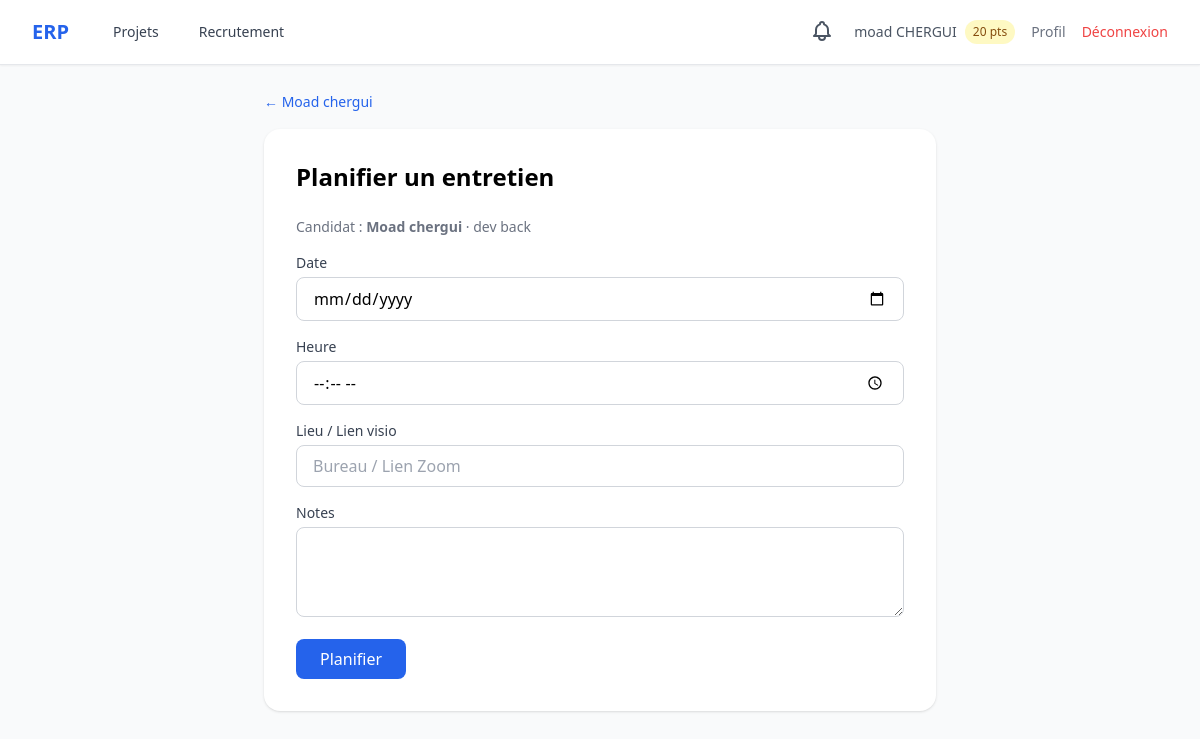
/hiring/application/2/interview/ (signed in), run on the app's committed database.
### accounts/models.py (models this page shows, shortened)
class User(AbstractUser):
    class Role(models.TextChoices):
        ADMIN = 'admin', 'Administrateur'
        HR_MANAGER = 'hr_manager', 'Responsable RH'
        PROJECT_MANAGER = 'project_manager', 'Chef de Projet'
        TEAM_MEMBER = 'team_member', "Membre d'Équipe"
    role = models.CharField(max_length=20, choices=Role.choices, default=Role.TEAM_MEMBER)
    skills = models.TextField(blank=True, help_text="Compétences séparées par des virgules")
    avatar = models.ImageField(upload_to='avatars/', blank=True, null=True)
    reward_points = models.IntegerField(default=0)
    department = models.ForeignKey(
        Department, on_delete=models.SET_NULL, null=True, blank=True,
        related_name='members', verbose_name="Département"
    )
    @property
    def is_hr(self):
        return self.role == self.Role.HR_MANAGER

### hiring/models.py (models this page shows, shortened)
class Application(models.Model):
    class Status(models.TextChoices):
        PENDING = 'pending', 'En attente'
        REVIEWED = 'reviewed', 'Examinée'
        INTERVIEW = 'interview', 'Entretien planifié'
        ACCEPTED = 'accepted', 'Acceptée'
        REJECTED = 'rejected', 'Rejetée'
    job = models.ForeignKey(JobPosting, on_delete=models.CASCADE, related_name='applications')
    first_name = models.CharField(max_length=100, verbose_name="Prénom")
    last_name = models.CharField(max_length=100, verbose_name="Nom")
    email = models.EmailField(verbose_name="Email")
    phone = models.CharField(max_length=20, blank=True, verbose_name="Téléphone")
    cover_letter = models.TextField(blank=True, verbose_name="Lettre de motivation")
    resume = models.FileField(upload_to='resumes/%Y/%m/', verbose_name="CV")
    resume_text = models.TextField(blank=True, verbose_name="Texte extrait du CV")
    ai_score = models.FloatField(null=True, blank=True, verbose_name="Score IA")
    ai_analysis = models.TextField(blank=True, verbose_name="Analyse IA")
    status = models.CharField(max_length=20, choices=Status.choices, default=Status.PENDING)
    created_at = models.DateTimeField(auto_now_add=True)
    class Meta:
        ordering = ['-ai_score', '-created_at']
        verbose_name = "Candidature"
    @property
    def candidate_name(self):
        return f"{self.first_name} {self.last_name}"

class JobPosting(models.Model):
    class Status(models.TextChoices):
        DRAFT = 'draft', 'Brouillon'
        PUBLISHED = 'published', 'Publiée'
        PAUSED = 'paused', 'En pause'
        CLOSED = 'closed', 'Clôturée'
    class ContractType(models.TextChoices):
        CDI = 'cdi', 'CDI'
        CDD = 'cdd', 'CDD'
        STAGE = 'stage', 'Stage'
        FREELANCE = 'freelance', 'Freelance'
    title = models.CharField(max_length=200, verbose_name="Titre du poste")
    description = models.TextField(verbose_name="Description")
    required_skills = models.TextField(verbose_name="Compétences requises",
                                       help_text="Séparées par des virgules")
    contract_type = models.CharField(max_length=20, choices=ContractType.choices,
                                      default=ContractType.CDI)
    location = models.CharField(max_length=200, blank=True, verbose_name="Lieu")
    status = models.CharField(max_length=20, choices=Status.choices, default=Status.DRAFT)
    deadline = models.DateField(verbose_name="Date limite")
    created_by = models.ForeignKey(settings.AUTH_USER_MODEL, on_delete=models.CASCADE,
                                    related_name='job_postings')
    created_at = models.DateTimeField(auto_now_add=True)
    updated_at = models.DateTimeField(auto_now=True)
    class Meta:
        ordering = ['-created_at']
        verbose_name = "Offre d'emploi"
        verbose_name_plural = "Offres d'emploi"

### hiring/views.py (the view, shortened to what this page needs)
# urls.py: path('application/<int:application_pk>/interview/', views.schedule_interview, name='schedule_interview'),
@login_required
@role_required('admin', 'hr_manager')
def schedule_interview(request, application_pk):
    application = get_object_or_404(Application, pk=application_pk)
    form = InterviewForm(request.POST or None)
    return render(request, 'hiring/interview_form.html', {
        'form': form, 'application': application
    })

### hiring/forms.py
class InterviewForm(forms.ModelForm):
    class Meta:
        model = Interview
        fields = ['date', 'time', 'location', 'notes']
        widgets = {
            'date': forms.DateInput(attrs={'class': tw, 'type': 'date'}),
            'time': forms.TimeInput(attrs={'class': tw, 'type': 'time'}),
            'location': forms.TextInput(attrs={'class': tw, 'placeholder': 'Bureau / Lien Zoom'}),
            'notes': forms.Textarea(attrs={'class': tw, 'rows': 3}),
        }

### notifications/context_processors.py (called while the page is built)
def unread_notifications_count(request):
    if request.user.is_authenticated:
        count = request.user.notifications.filter(is_read=False).count()
    else:
        count = 0
    return {'unread_notifications_count': count}

### templates/hiring/interview_form.html (shortened to what this page needs)
{% extends 'base.html' %}  {% block content %}
<div class="max-w-2xl mx-auto">
  <div class="mb-4">
    <a
      href="{% url 'hiring:application_detail' application.pk %}"
      class="text-blue-600 text-sm hover:underline"
      >← {{ application.candidate_name }}</a
    >
  </div>
  <div class="bg-white rounded-2xl shadow p-8">
    <h1 class="text-2xl font-bold mb-6">Planifier un entretien</h1>
    <p class="text-gray-500 text-sm mb-4">
      Candidat : <strong>{{ application.candidate_name }}</strong> · {{application.job.title }}
    </p>
    <form method="post">
      {% csrf_token %} {% for field in form %}
      <div class="mb-4">
        <label class="block text-sm font-medium text-gray-700 mb-1"
          >{{ field.label }}</label
        >
        {{ field }}
      </div>
      {% endfor %}
      <button
        type="submit"
        class="bg-blue-600 text-white px-6 py-2 rounded-lg hover:bg-blue-700 font-medium"
      >
        Planifier
      </button>
    </form>
  </div>
</div>
{% endblock %}

### templates/base.html (shortened to what this page needs)
<!doctype html>
<html lang="fr" class="h-full bg-gray-50">
  <head>
    <script src="https://cdn.tailwindcss.com"></script>
  </head>
  <body class="h-full" hx-headers='{"X-CSRFToken": "{{ csrf_token }}"}'>
    <div class="min-h-full">
      <nav class="bg-white shadow-sm border-b">
        <div class="mx-auto max-w-7xl px-4 sm:px-6 lg:px-8">
          <div class="flex h-16 items-center justify-between">
            <div class="flex items-center space-x-8">
              <a
                href="{% url 'projects:dashboard' %}"
                class="text-xl font-bold text-blue-600"
                >ERP</a
              >
              {% if user.is_authenticated %}
              <div class="flex space-x-4">
                <a
                  href="{% url 'projects:dashboard' %}"
                  class="text-gray-700 hover:text-blue-600 px-3 py-2 text-sm font-medium"
                  >Projets</a
                >
                {% if user.is_hr or user.is_superuser or user.role == 'admin' %}
                <a
                  href="{% url 'hiring:job_list' %}"
                  class="text-gray-700 hover:text-blue-600 px-3 py-2 text-sm font-medium"
                  >Recrutement</a
                >
                {% endif %}
              </div>
              {% endif %}
            </div>
            <div class="flex items-center space-x-4">
              {% if user.is_authenticated %}
              <div class="relative" id="notif-wrapper">
                <button
                  id="notif-btn"
                  onclick="toggleNotif(event)"
                  hx-get="{% url 'notifications:dropdown' %}"
                  hx-target="#notif-dropdown-panel"
                  hx-swap="innerHTML"
                  hx-trigger="click"
                  class="relative text-gray-600 hover:text-blue-600 p-1"
                >
                </button>
              </div>
              <div class="flex items-center space-x-2">
                <span class="text-sm text-gray-600"
                  >{{ user.get_full_name|default:user.username }}</span
                >
                <span
                  class="bg-yellow-100 text-yellow-800 text-xs px-2 py-1 rounded-full"
                  >{{ user.reward_points }} pts</span
                >
              </div>
              <a
                href="{% url 'accounts:profile' %}"
                class="text-sm text-gray-500 hover:text-blue-600"
                >Profil</a
              >
              <a
                href="{% url 'accounts:logout' %}"
                class="text-sm text-red-500 hover:text-red-700"
                >Déconnexion</a
              >
              {% else %}
              <a
                href="{% url 'accounts:login' %}"
                class="text-sm text-blue-600 hover:text-blue-800 font-medium"
                >Connexion</a
              >
              {% endif %}
            </div>
          </div>
        </div>
      </nav>
      <main class="mx-auto max-w-7xl px-4 sm:px-6 lg:px-8 py-6">
        {% block content %}{% endblock %}
      </main>
    </div>
  </body>
</html>

### data on the page
User: get_full_name "moad CHERGUI", reward_points "20"
Application: candidate_name "Moad chergui", job "dev back"

### other printed values
{{ field.label }} "Date" "Heure" "Lieu / Lien visio" "Notes"
